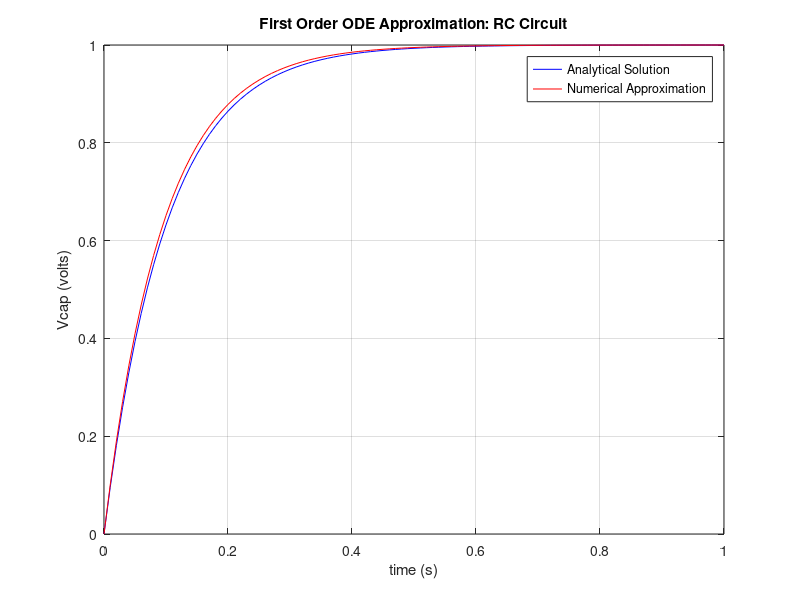

Recreate this plot in MATLAB.
% simple first-order ODE: an RC network with switch closing to DC input 
% at t=0
clear
close all

R=1;
C=.1;
a = -1/(R*C);
vin=1;

h=.01;
t=0:h:1;
N= length(t);

% explicit solution of the ODE
vexp = vin*(1-exp(a*t));

% approximated: difference equation
vapp = zeros(N,1)
for k=2:N
    vapp(k) = (1+a*h)*vapp(k-1) - a*h*vin
end


plot(t,vexp,'b',t,vapp,'r')
grid on
title('First Order ODE Approximation: RC Circuit')
xlabel('time (s)');
ylabel('Vcap (volts)');
legend('Analytical Solution', 'Numerical Approximation')